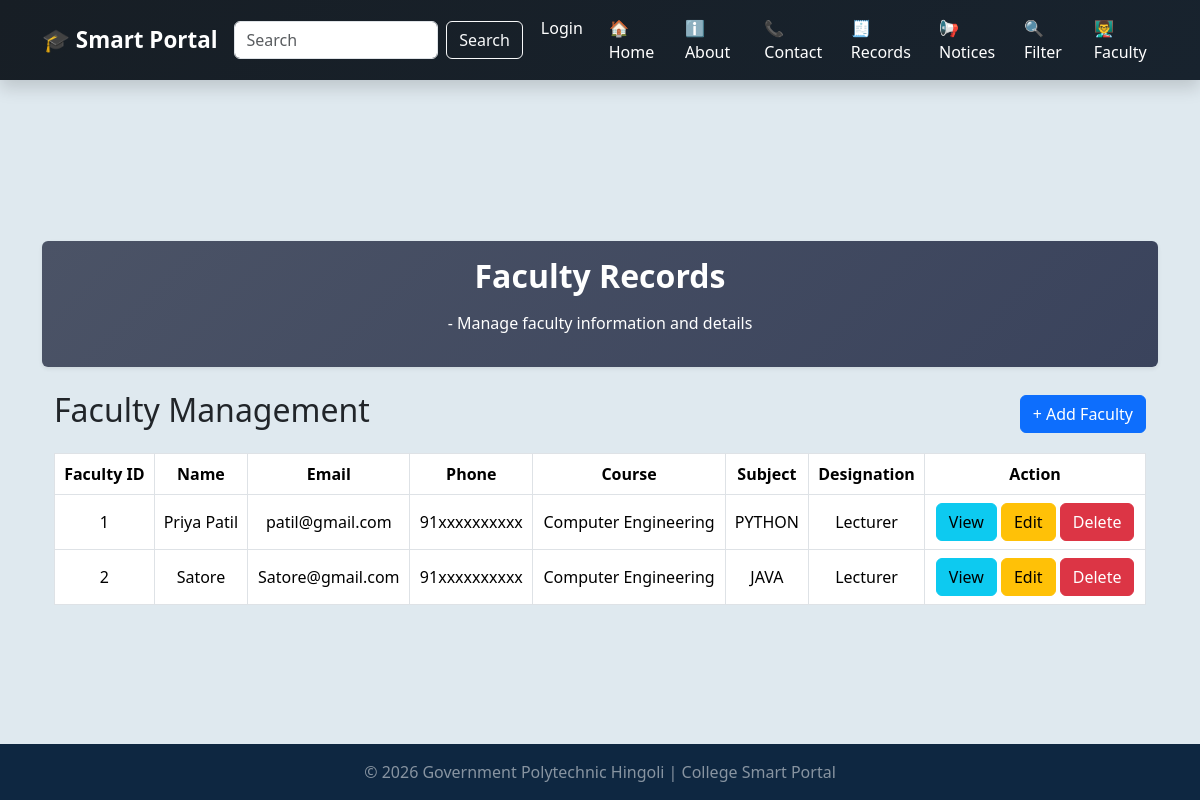
The page /faculty on the database as committed earlier.
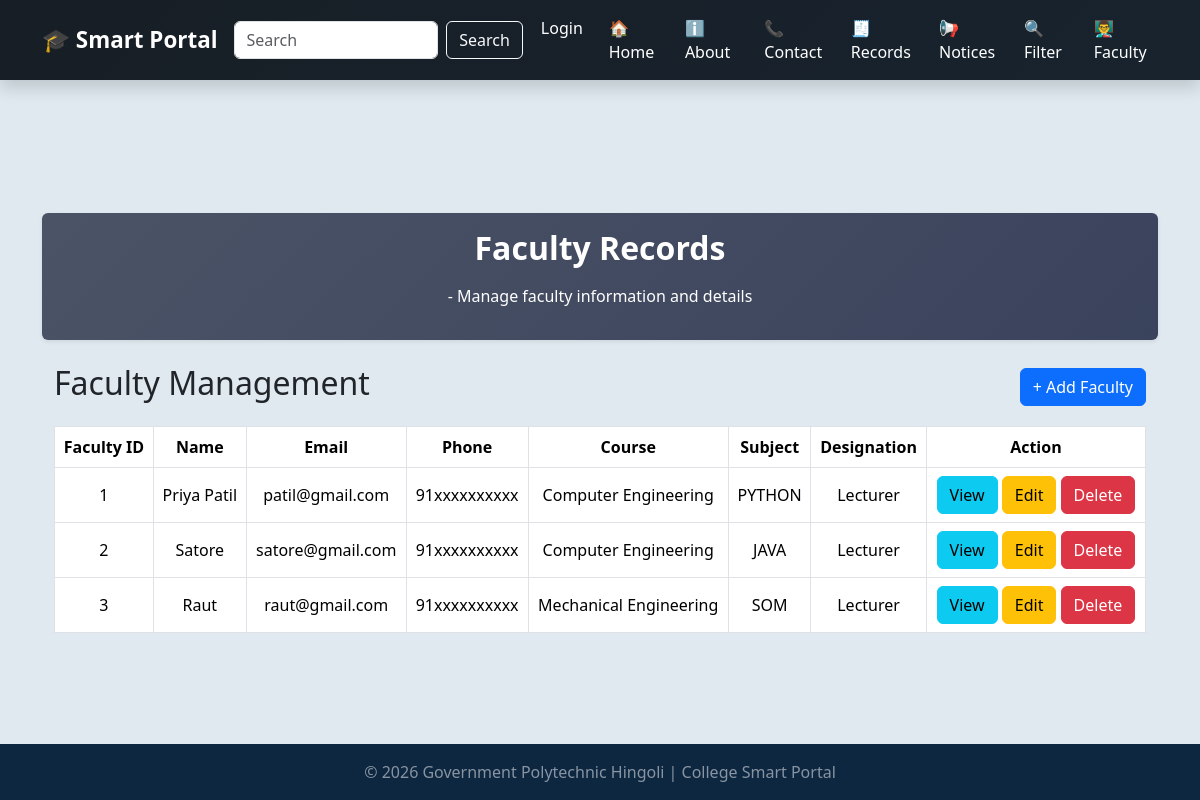
The same page on the database as committed later.
### tables this page shows
CREATE TABLE faculty (
    id INTEGER PRIMARY KEY AUTOINCREMENT,
    faculty_id TEXT UNIQUE NOT NULL,
    name TEXT NOT NULL,
    email TEXT UNIQUE NOT NULL,
    phone TEXT,
    course TEXT,
    subject TEXT,
    designation TEXT 
                );

### app2.py (the view)
@app.route('/faculty')
def faculty():
    conn = get_db()
    faculty = conn.execute("SELECT * FROM faculty").fetchall()
    conn.close()
    return render_template("faculty.html", faculty=faculty)

### database.py (called while the page is built)
def get_db():
   conn=sqlite3.connect(DB_PATH)
   conn.row_factory= sqlite3.Row
   return conn

### templates/faculty.html (shortened to what this page needs)
{% extends 'base.html' %}
{% block content %}
<div class="card mb-4 shadow-sm p-3"style="background:linear-gradient(135deg, #4b5366, #3a435c);">
<h2 class="fw-bold mb-3 text-white text-center">Faculty Records</h2>
<p class="text-white text-center">- Manage faculty information and details
</p>
</div>
<div class="container mt-4">
    <div class="d-flex justify-content-between align-items-center mb-3">
        <h2>Faculty Management</h2>
        <a href="{{ url_for('add_faculty') }}" class="btn btn-primary">
            + Add Faculty
        </a>
    </div>
<div class="table-responsive">
    <table class="table table-bordered table-hover text-center align-middle">
            <tr>
                <th>Faculty ID</th>
                <th>Name</th>
                <th>Email</th>
                <th>Phone</th>
                <th>Course</th>
                <th>Subject</th>
                <th>Designation</th>
                <th>Action</th>
            </tr>
        <tbody>
            {% for f in faculty %}
            <tr>
                <td>{{ f['id'] }}</td>
                <td>{{ f['name'] }}</td>
                <td>{{ f['email'] }}</td>
                <td>{{ f['phone'] }}</td>
                <td>{{ f['course'] }}</td>
                <td>{{ f['subject'] }}</td>
                <td>{{ f['designation'] }}</td>
                <td>
                    <a href="{{ url_for('view_faculty',faculty_id=f['faculty_id']) }}" class="btn btn-info">
                        View
                    </a>
                    <a href="{{ url_for('edit_faculty',faculty_id=f['faculty_id']) }}" class="btn btn-warning">
                        Edit
                    </a>
                    <a href="{{ url_for('delete_faculty', faculty_id=f['faculty_id']) }}" class="btn btn-danger"
                         onclick="return confirm('Are you sure you want to delete?')">
                        Delete
                    </a>
                </td>
            </tr>
            {% endfor %}
        </tbody>
    </table>
</div>
</div>
{% endblock %}

### templates/base.html (shortened to what this page needs)
<!DOCTYPE html>
<html lang="en">
<head>
  <link href="https://cdn.jsdelivr.net/npm/bootstrap@5.3.3/dist/css/bootstrap.min.css" rel="stylesheet">
</head>
<body>
  <nav class="navbar navbar-expand-lg navbar-dark fixed-top shadow">
  <div class="container">
    <a class="navbar-brand fw-bold" href="/">🎓 Smart Portal</a>
    <div class="collapse navbar-collapse" id="navbarNav">
      <form class="d-flex ms-auto me-0 my-2 my-lg-0"
            action="{{ url_for('search_student') }}"
            method="GET">
        <input class="form-control me-2" type="text" name="q" placeholder="Search">
        <button class="btn btn-outline-light" type="submit">Search</button>
      </form>
      <ul class="navbar-nav ms-auto">
        {% if session.username %}
        <li class="nav-item">
          <span class="nav-link">{{ session.username }}</span>
        </li>
        <li class="nav-item">
          <a class="nav-link" href="{{ url_for('logout') }}">Logout</a>
        </li>
        {% else %}
        <li class="nav-item">
          <a class="nav-link" href="{{ url_for('login') }}">Login</a>
        </li>
        {% endif %}
        <li class="nav-item"><a class="nav-link" href="/">🏠Home</a></li>
        <li class="nav-item"><a class="nav-link" href="/about">ℹ️ About</a></li>
        <li class="nav-item"><a class="nav-link" href="/contact">📞Contact</a></li>
        <li class="nav-item"><a class="nav-link" href="/records">🧾Records</a></li>
        <li class="nav-item"><a class="nav-link" href="/notices">📢Notices</a></li>
        <li class="nav-item"><a class="nav-link" href="/filter">🔍Filter</a></li>
        <li class="nav-item"><a class="nav-link" href="/faculty">👨‍🏫Faculty</a></li>
      </ul>
    </div>
  </div>
</nav>
  <main class="container my-4">
</main>
  <main class="container">
    {% block content %}
    {% endblock %}
  </main>
  <footer class="footer text-center py-3 mt-auto">
    <p class="mb-0">© 2026 Government Polytechnic Hingoli | College Smart Portal </p>
  </footer>
</body>
</html>

### templates/base.html (style rules this page uses)
body { padding-top: 70px; background: #dee9eff7; min-height: 100vh; display: flex; flex-direction: column; }
main { flex: 1; }
.navbar { background: linear-gradient(135deg,#171e25,#18232e); }
.navbar-brand { font-weight: bold;font-size:1.4em; }
.nav-link { color:white !important;margin-left: 10px;transition: 0.3s; }
.footer { background: #0e2741; color: rgba(255, 255, 255, 0.504); }
.card { border:none; transition: 0.3s; }

Rows that differ between the two databases and show on the page:
changed faculty "Satore": email "Satore@gmail.com" → "satore@gmail.com"
added faculty: id "3", name "Raut", email "raut@gmail.com", phone "91xxxxxxxxxx", course "Mechanical Engineering", subject "SOM", designation "Lecturer"
